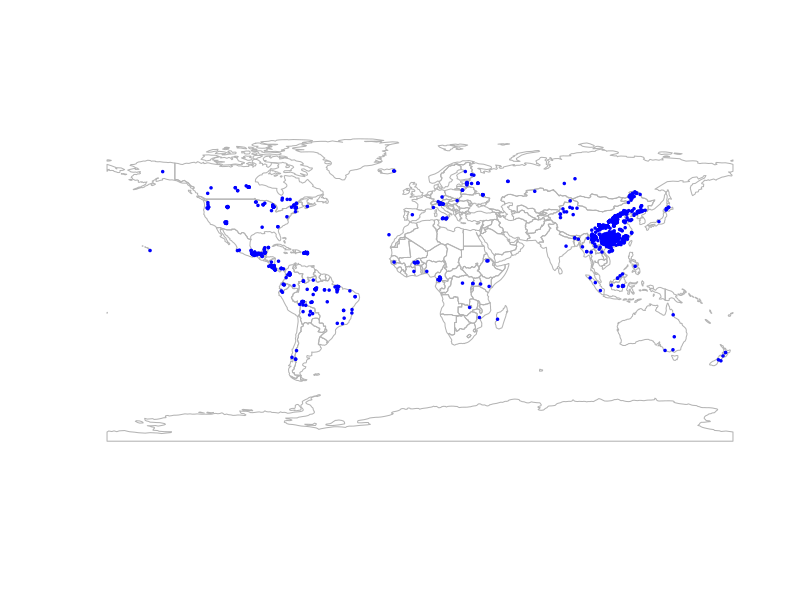

Write R code to recreate this figure.
#####################################################
# Retrieve SoilGrids data for meta-analysis points  #
# Author: Stephen Wood                              #
# Last updated: June 2018                           #
#####################################################


# LOAD PACKAGES
library(tidyverse)  # For data manipulation
library(sf)         # For spatial objects

# READ IN DATA
site_data <- read_csv("data/site-data.csv")
countries <- rnaturalearth::ne_countries(scale = 110, type = "countries", continent = NULL,
                            country = NULL, geounit = NULL, sovereignty = NULL,
                            returnclass = "sf")

# CONVERT POINTS TO SPATIAL CLASS
sp_sites <- st_as_sf(site_data, coords = c("long_dec","lat_dec"), crs=4326)

# PLOT LOCATIONS
plot(
  st_geometry(countries),
  border="grey70"
)
plot(
  st_geometry(sp_sites),
  pch=20,
  cex=0.5,
  col="blue",
  add=T
  )

# 
